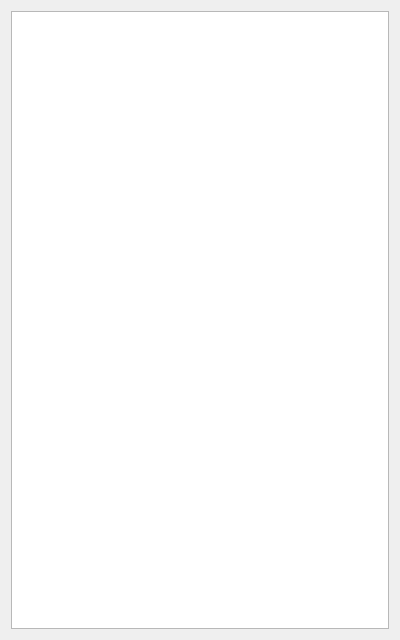
<?xml version="1.0" encoding="UTF-8"?>
<ui version="4.0">
 <class>InventoryWidget</class>
 <widget class="QWidget" name="InventoryWidget">
  <property name="geometry">
   <rect>
    <x>0</x>
    <y>0</y>
    <width>400</width>
    <height>640</height>
   </rect>
  </property>
  <property name="windowTitle">
   <string>Inventory</string>
  </property>
  <layout class="QVBoxLayout" name="verticalLayout">
   <item>
    <widget class="QTreeView" name="treeInventory">
     <property name="editTriggers">
      <set>QAbstractItemView::EditTrigger::NoEditTriggers</set>
     </property>
     <attribute name="headerVisible">
      <bool>false</bool>
     </attribute>
    </widget>
   </item>
  </layout>
 </widget>
 <resources/>
 <connections/>
</ui>
